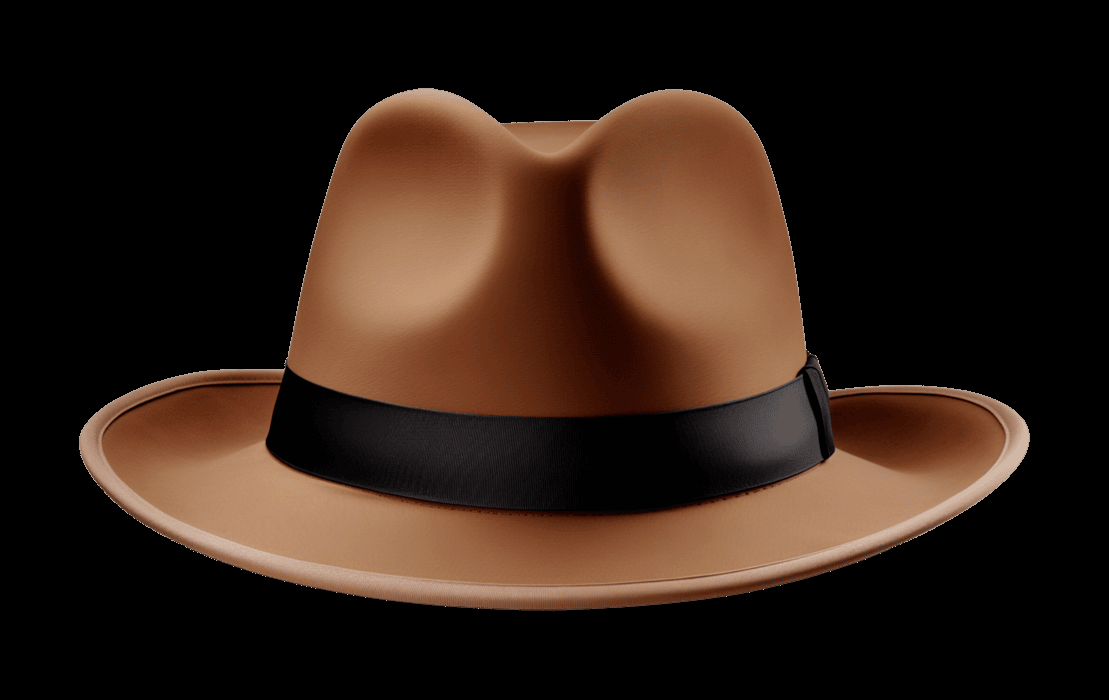
#> input picture assets/cappello.png, 1109 x 700 px
$ python -i filters.py   (imports and definitions only)
#> lines starting #> are read from the running program, lines starting #| are printed output that depends on the picture; after the words box and inside, x2 and y2 are one past the last pixel; in counts of white or black regions, pixels touching at a corner belong together
#> further down, picture is the input picture: shape (700, 1109, 3); mean B, G, R 22.2, 31.5, 47.5
"""
filters.py — Filtri visivi applicabili al frame della webcam.
Ogni funzione riceve il frame come primo parametro e restituisce il frame modificato.
Non viene modificato il frame originale: si lavora sempre su una copia.
"""

import cv2
import numpy as np


# [4 lines left out: function apply_grayscale, not called in this run]


def apply_negative(frame):
    """Inverte i colori del frame (effetto negativo fotografico)."""
    return cv2.bitwise_not(frame.copy())


# [18 lines left out: functions apply_sepia, apply_heatmap, not called in this run]


def apply_cartoon(frame):
    """
    Effetto fumetto: bilateral filter per appiattire i colori
    + bordi Canny sovrapposti in nero.
    """
    img = frame.copy()
    for _ in range(3):
        img = cv2.bilateralFilter(img, d=9, sigmaColor=75, sigmaSpace=75)
    gray = cv2.cvtColor(frame, cv2.COLOR_BGR2GRAY)
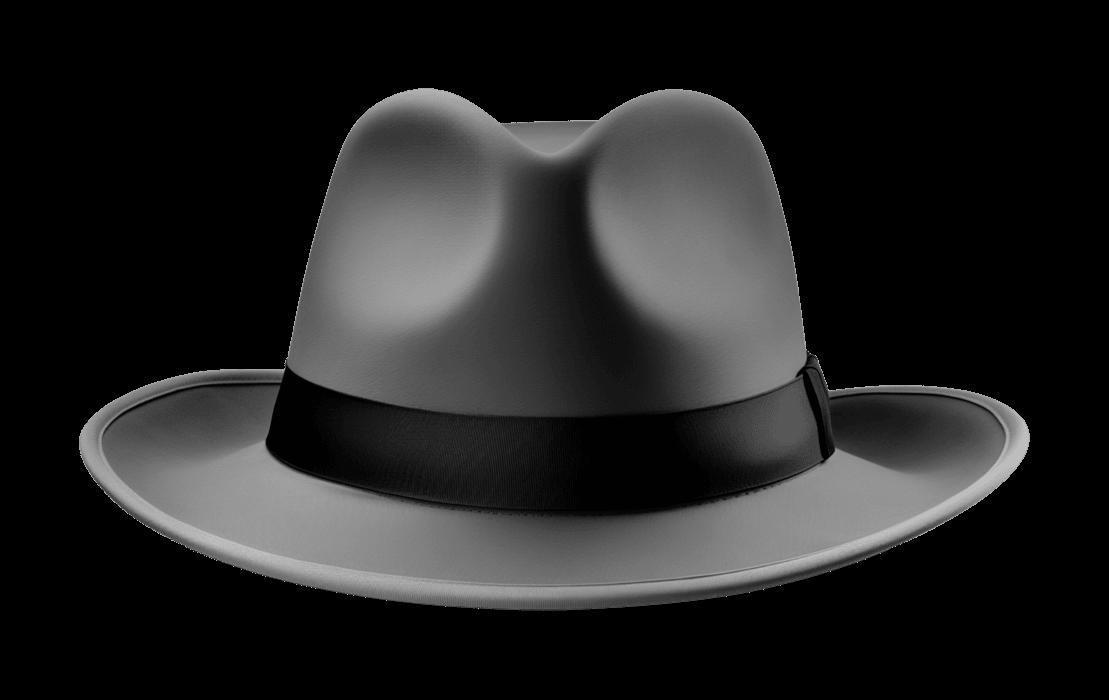
#> gray: shape (700, 1109); min 0, max 189, mean 35.2
    edges = cv2.Canny(gray, threshold1=10, threshold2=30)
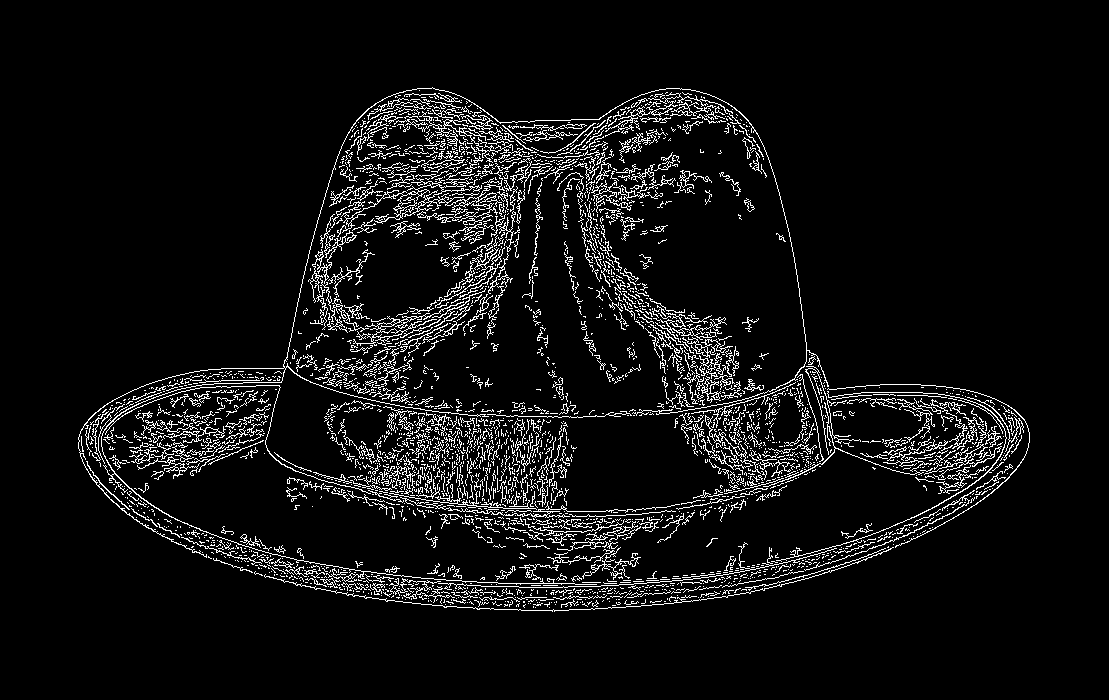
#> edges: shape (700, 1109); 6.5% white in thin lines or dots, all inside (x1, y1, x2, y2) = (78, 87, 1030, 612)
    edges_inv = cv2.bitwise_not(edges)
    edges_colored = cv2.cvtColor(edges_inv, cv2.COLOR_GRAY2BGR)
    return cv2.bitwise_and(img, edges_colored)
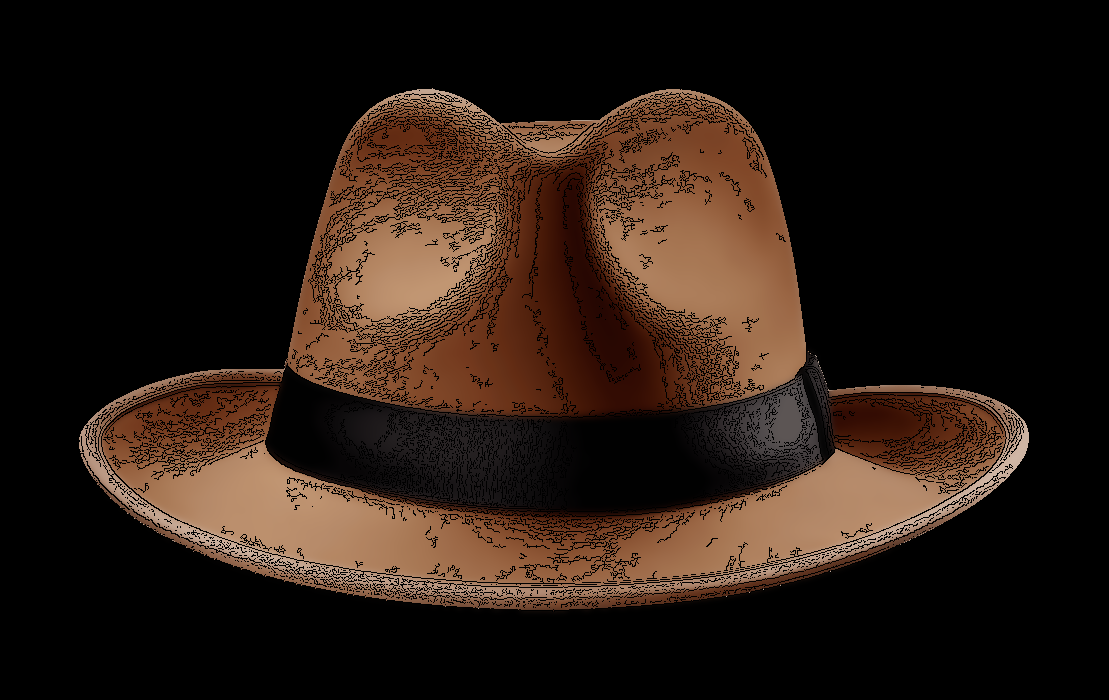
#> returned value: shape (700, 1109, 3); mean of channels 0, 1, 2 18.7, 26.6, 40.1; drawn as B, G, R


# [22 lines left out: functions apply_pixelate, apply_vignette, not called in this run]


def apply_mirror(frame):
    """Capovolgimento orizzontale in real time — modalità selfie."""
    return cv2.flip(frame.copy(), 1)


# Registro dei filtri: nome → funzione
# Usato da main.py per ciclare i filtri con i tasti
FILTERS = {
    "normale":   lambda f: f.copy(),
    "grigio":    apply_grayscale,
    "neg":  apply_negative,
    "schifo":     apply_sepia,
    "heat":   apply_heatmap,
    "cartone":   apply_cartoon,
    "pixel":  apply_pixelate,
    "vignetta":  apply_vignette,
    "specchio":  apply_mirror,
}

FILTER_KEYS = list(FILTERS.keys())

>>> import cv2
>>> picture = cv2.imread('assets/cappello.png')
>>> result = apply_cartoon(picture)
